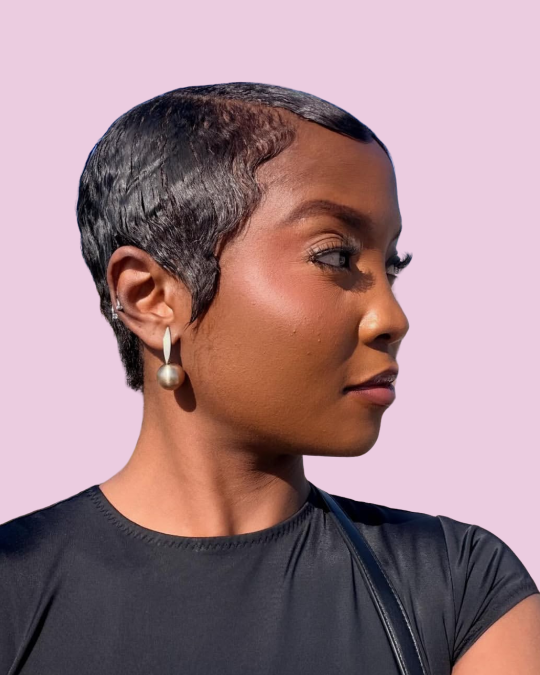
#> input picture assets/img/Kissu.png, 1080 x 1350 px, given in place of Kissu.JPG, which was not available (shown at 1/2 size)
$ python make-og.py
#> lines starting #> are read from the running program, lines starting #| are printed output that depends on the picture
"""Builds the 1200x630 social share image from the portrait and the logo.

Run after scripts/build-media.sh:  python3 scripts/make-og.py
"""
from pathlib import Path

from PIL import Image

ROOT = Path(__file__).resolve().parent.parent
WEB = ROOT / "assets" / "web" / "img"

BLUSH = (255, 240, 245)
PINK_HOT = (255, 45, 123)

W, H = 1200, 630

canvas = Image.new("RGB", (W, H), BLUSH)
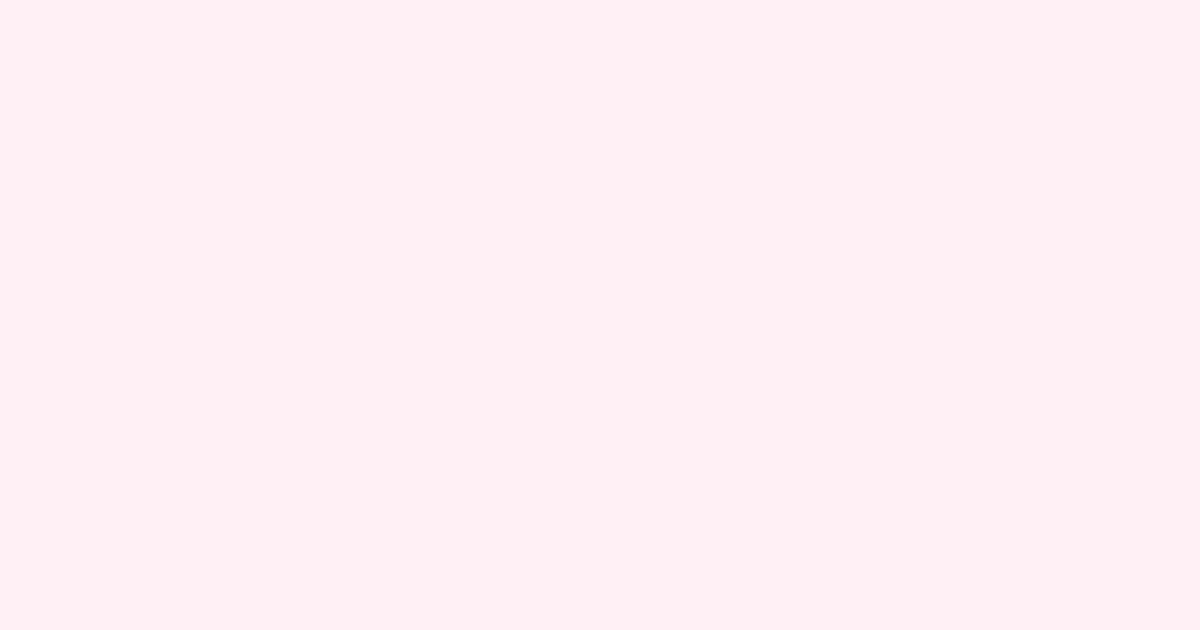
#> canvas: PIL image 1200x630 RGB; mean R, G, B 255, 240, 245

# Portrait fills the right side, cropped to the head and shoulders
portrait = Image.open(ROOT / "assets" / "nunu" / "Kissu.JPG").convert("RGB")
#> portrait is the input picture: PIL image 1080x1350 RGB; mean R, G, B 162.1, 131.7, 138.3
pw = 480
scale = pw / portrait.width
#> scale = 0.444
portrait = portrait.resize((pw, round(portrait.height * scale)), Image.LANCZOS)
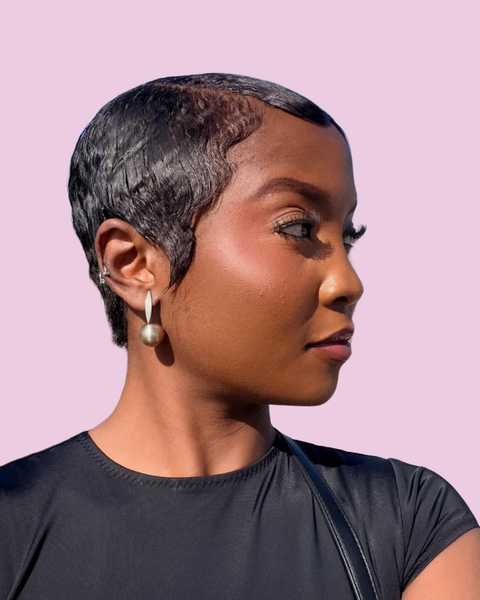
#> portrait: PIL image 480x600 RGB; mean R, G, B 162.1, 131.7, 138.3
canvas.paste(portrait.crop((0, 0, pw, H)), (W - pw, 0))
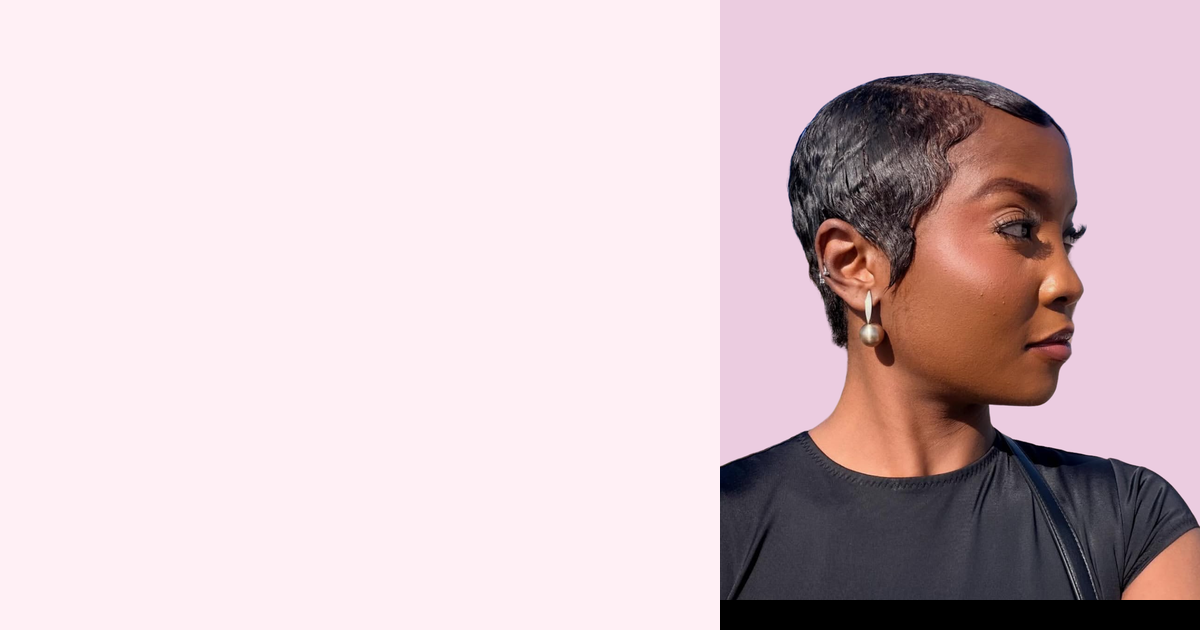
#> canvas: PIL image 1200x630 RGB; mean R, G, B 214.7, 194.2, 199.7

# Hot-pink band down the seam, the one strong color moment
canvas.paste(Image.new("RGB", (16, H), PINK_HOT), (W - pw - 16, 0))

# Script logo, tinted hot pink, large on the left
#> (the run stopped early here; a loop or call above may not have finished)
